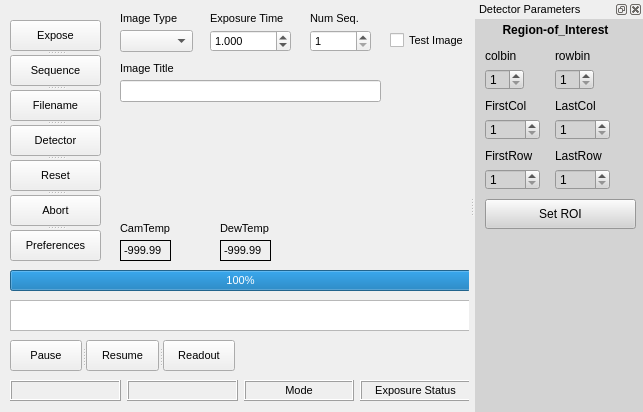
<?xml version="1.0" encoding="UTF-8"?>
<ui version="4.0">
 <class>ExposureTool</class>
 <widget class="QMainWindow" name="ExposureTool">
  <property name="geometry">
   <rect>
    <x>0</x>
    <y>0</y>
    <width>643</width>
    <height>412</height>
   </rect>
  </property>
  <property name="minimumSize">
   <size>
    <width>260</width>
    <height>100</height>
   </size>
  </property>
  <property name="maximumSize">
   <size>
    <width>1000</width>
    <height>1000</height>
   </size>
  </property>
  <property name="font">
   <font>
    <pointsize>8</pointsize>
   </font>
  </property>
  <property name="windowTitle">
   <string>ExpStatus</string>
  </property>
  <property name="toolTip">
   <string>azcam exposure status</string>
  </property>
  <property name="whatsThis">
   <string/>
  </property>
  <property name="iconSize">
   <size>
    <width>15</width>
    <height>15</height>
   </size>
  </property>
  <widget class="QWidget" name="centralwidget">
   <widget class="QProgressBar" name="progressBar">
    <property name="geometry">
     <rect>
      <x>10</x>
      <y>270</y>
      <width>461</width>
      <height>21</height>
     </rect>
    </property>
    <property name="value">
     <number>100</number>
    </property>
   </widget>
   <widget class="QCheckBox" name="testimage_CheckBox">
    <property name="geometry">
     <rect>
      <x>390</x>
      <y>30</y>
      <width>81</width>
      <height>20</height>
     </rect>
    </property>
    <property name="text">
     <string>Test Image</string>
    </property>
   </widget>
   <widget class="QLineEdit" name="imagetitle_LineEdit">
    <property name="geometry">
     <rect>
      <x>120</x>
      <y>80</y>
      <width>261</width>
      <height>22</height>
     </rect>
    </property>
   </widget>
   <widget class="QPlainTextEdit" name="messages_PlainTextEdit">
    <property name="geometry">
     <rect>
      <x>10</x>
      <y>300</y>
      <width>461</width>
      <height>31</height>
     </rect>
    </property>
   </widget>
   <widget class="QDoubleSpinBox" name="exposuretime_SpinBox">
    <property name="geometry">
     <rect>
      <x>210</x>
      <y>30</y>
      <width>81</width>
      <height>22</height>
     </rect>
    </property>
    <property name="decimals">
     <number>3</number>
    </property>
    <property name="maximum">
     <double>999999.000000000000000</double>
    </property>
    <property name="value">
     <double>1.000000000000000</double>
    </property>
   </widget>
   <widget class="QComboBox" name="imagetype_ComboBox">
    <property name="geometry">
     <rect>
      <x>120</x>
      <y>30</y>
      <width>73</width>
      <height>22</height>
     </rect>
    </property>
   </widget>
   <widget class="QLabel" name="imagetype_Label">
    <property name="geometry">
     <rect>
      <x>120</x>
      <y>10</y>
      <width>91</width>
      <height>16</height>
     </rect>
    </property>
    <property name="text">
     <string>Image Type</string>
    </property>
   </widget>
   <widget class="QLabel" name="camtemp_Label">
    <property name="geometry">
     <rect>
      <x>120</x>
      <y>220</y>
      <width>71</width>
      <height>16</height>
     </rect>
    </property>
    <property name="text">
     <string>CamTemp</string>
    </property>
   </widget>
   <widget class="QLabel" name="exposuretime_Label">
    <property name="geometry">
     <rect>
      <x>210</x>
      <y>10</y>
      <width>91</width>
      <height>16</height>
     </rect>
    </property>
    <property name="text">
     <string>Exposure Time</string>
    </property>
   </widget>
   <widget class="QLabel" name="dewtemp_Label">
    <property name="geometry">
     <rect>
      <x>220</x>
      <y>220</y>
      <width>71</width>
      <height>16</height>
     </rect>
    </property>
    <property name="text">
     <string>DewTemp</string>
    </property>
   </widget>
   <widget class="QLabel" name="imagetitleLabel">
    <property name="geometry">
     <rect>
      <x>120</x>
      <y>60</y>
      <width>91</width>
      <height>16</height>
     </rect>
    </property>
    <property name="text">
     <string>Image Title</string>
    </property>
   </widget>
   <widget class="QSpinBox" name="numseq_SpinBox">
    <property name="geometry">
     <rect>
      <x>310</x>
      <y>30</y>
      <width>61</width>
      <height>22</height>
     </rect>
    </property>
    <property name="minimum">
     <number>1</number>
    </property>
    <property name="maximum">
     <number>999999</number>
    </property>
   </widget>
   <widget class="QLabel" name="numseq_label">
    <property name="geometry">
     <rect>
      <x>310</x>
      <y>10</y>
      <width>61</width>
      <height>16</height>
     </rect>
    </property>
    <property name="text">
     <string>Num Seq.</string>
    </property>
   </widget>
   <widget class="QSplitter" name="buttons_splitter">
    <property name="geometry">
     <rect>
      <x>10</x>
      <y>20</y>
      <width>91</width>
      <height>241</height>
     </rect>
    </property>
    <property name="orientation">
     <enum>Qt::Vertical</enum>
    </property>
    <widget class="QPushButton" name="expose_Button">
     <property name="text">
      <string>Expose</string>
     </property>
    </widget>
    <widget class="QPushButton" name="sequence_Button">
     <property name="text">
      <string>Sequence</string>
     </property>
    </widget>
    <widget class="QPushButton" name="filename_Button">
     <property name="text">
      <string>Filename</string>
     </property>
    </widget>
    <widget class="QPushButton" name="detector_Button">
     <property name="text">
      <string>Detector</string>
     </property>
    </widget>
    <widget class="QPushButton" name="reset_Button">
     <property name="text">
      <string>Reset</string>
     </property>
    </widget>
    <widget class="QPushButton" name="abort_Button">
     <property name="font">
      <font>
       <weight>50</weight>
       <bold>false</bold>
      </font>
     </property>
     <property name="text">
      <string>Abort</string>
     </property>
    </widget>
    <widget class="QPushButton" name="preferences_Button">
     <property name="text">
      <string>Preferences</string>
     </property>
    </widget>
   </widget>
   <widget class="QSplitter" name="pause_splitter">
    <property name="geometry">
     <rect>
      <x>10</x>
      <y>340</y>
      <width>225</width>
      <height>31</height>
     </rect>
    </property>
    <property name="orientation">
     <enum>Qt::Horizontal</enum>
    </property>
    <widget class="QPushButton" name="pause_Button">
     <property name="enabled">
      <bool>true</bool>
     </property>
     <property name="text">
      <string>Pause</string>
     </property>
    </widget>
    <widget class="QPushButton" name="resume_Button">
     <property name="enabled">
      <bool>true</bool>
     </property>
     <property name="text">
      <string>Resume</string>
     </property>
    </widget>
    <widget class="QPushButton" name="readout_Button">
     <property name="enabled">
      <bool>true</bool>
     </property>
     <property name="text">
      <string>Readout</string>
     </property>
    </widget>
   </widget>
   <widget class="QLabel" name="camtempvalue_label">
    <property name="geometry">
     <rect>
      <x>120</x>
      <y>240</y>
      <width>51</width>
      <height>21</height>
     </rect>
    </property>
    <property name="autoFillBackground">
     <bool>false</bool>
    </property>
    <property name="frameShape">
     <enum>QFrame::Box</enum>
    </property>
    <property name="text">
     <string>-999.99</string>
    </property>
    <property name="scaledContents">
     <bool>false</bool>
    </property>
   </widget>
   <widget class="QLabel" name="dewtempvalue_label">
    <property name="geometry">
     <rect>
      <x>220</x>
      <y>240</y>
      <width>51</width>
      <height>21</height>
     </rect>
    </property>
    <property name="autoFillBackground">
     <bool>false</bool>
    </property>
    <property name="frameShape">
     <enum>QFrame::Box</enum>
    </property>
    <property name="frameShadow">
     <enum>QFrame::Plain</enum>
    </property>
    <property name="text">
     <string>-999.99</string>
    </property>
    <property name="scaledContents">
     <bool>false</bool>
    </property>
   </widget>
   <widget class="QWidget" name="layoutWidget">
    <property name="geometry">
     <rect>
      <x>10</x>
      <y>380</y>
      <width>461</width>
      <height>21</height>
     </rect>
    </property>
    <layout class="QHBoxLayout" name="horizontalLayout">
     <item>
      <widget class="QLabel" name="bar_label_1">
       <property name="minimumSize">
        <size>
         <width>16</width>
         <height>0</height>
        </size>
       </property>
       <property name="font">
        <font>
         <pointsize>8</pointsize>
         <weight>75</weight>
         <bold>true</bold>
        </font>
       </property>
       <property name="toolTip">
        <string/>
       </property>
       <property name="frameShape">
        <enum>QFrame::Box</enum>
       </property>
       <property name="frameShadow">
        <enum>QFrame::Raised</enum>
       </property>
       <property name="text">
        <string/>
       </property>
       <property name="alignment">
        <set>Qt::AlignCenter</set>
       </property>
      </widget>
     </item>
     <item>
      <widget class="QLabel" name="bar_label_2">
       <property name="minimumSize">
        <size>
         <width>16</width>
         <height>0</height>
        </size>
       </property>
       <property name="font">
        <font>
         <pointsize>8</pointsize>
         <weight>75</weight>
         <bold>true</bold>
        </font>
       </property>
       <property name="toolTip">
        <string/>
       </property>
       <property name="frameShape">
        <enum>QFrame::Box</enum>
       </property>
       <property name="frameShadow">
        <enum>QFrame::Raised</enum>
       </property>
       <property name="text">
        <string/>
       </property>
       <property name="alignment">
        <set>Qt::AlignCenter</set>
       </property>
      </widget>
     </item>
     <item>
      <widget class="QLabel" name="mode_label">
       <property name="minimumSize">
        <size>
         <width>34</width>
         <height>0</height>
        </size>
       </property>
       <property name="font">
        <font>
         <pointsize>8</pointsize>
         <weight>50</weight>
         <bold>false</bold>
        </font>
       </property>
       <property name="toolTip">
        <string>server mode</string>
       </property>
       <property name="frameShape">
        <enum>QFrame::Box</enum>
       </property>
       <property name="frameShadow">
        <enum>QFrame::Raised</enum>
       </property>
       <property name="text">
        <string>Mode</string>
       </property>
       <property name="alignment">
        <set>Qt::AlignCenter</set>
       </property>
      </widget>
     </item>
     <item>
      <widget class="QLabel" name="exposurestatus_label">
       <property name="minimumSize">
        <size>
         <width>81</width>
         <height>0</height>
        </size>
       </property>
       <property name="font">
        <font>
         <pointsize>8</pointsize>
         <weight>50</weight>
         <bold>false</bold>
        </font>
       </property>
       <property name="toolTip">
        <string>exposure status</string>
       </property>
       <property name="frameShape">
        <enum>QFrame::Box</enum>
       </property>
       <property name="frameShadow">
        <enum>QFrame::Raised</enum>
       </property>
       <property name="text">
        <string>Exposure Status</string>
       </property>
       <property name="alignment">
        <set>Qt::AlignCenter</set>
       </property>
      </widget>
     </item>
    </layout>
   </widget>
  </widget>
  <widget class="QDockWidget" name="detpars_dockWidget">
   <property name="minimumSize">
    <size>
     <width>168</width>
     <height>38</height>
    </size>
   </property>
   <property name="autoFillBackground">
    <bool>false</bool>
   </property>
   <property name="styleSheet">
    <string notr="true">background-color: lightgray</string>
   </property>
   <property name="floating">
    <bool>true</bool>
   </property>
   <property name="windowTitle">
    <string>Detector Parameters</string>
   </property>
   <attribute name="dockWidgetArea">
    <number>2</number>
   </attribute>
   <widget class="QWidget" name="dockWidgetContents">
    <widget class="QWidget" name="layoutWidget_2">
     <property name="geometry">
      <rect>
       <x>10</x>
       <y>80</y>
       <width>55</width>
       <height>41</height>
      </rect>
     </property>
     <layout class="QVBoxLayout" name="verticalLayout_2">
      <item>
       <widget class="QLabel" name="colbin_label_2">
        <property name="text">
         <string>FirstCol</string>
        </property>
       </widget>
      </item>
      <item>
       <widget class="QSpinBox" name="firstcol_spinBox">
        <property name="toolTip">
         <string>&lt;html&gt;&lt;head/&gt;&lt;body&gt;&lt;p&gt;column binning&lt;/p&gt;&lt;/body&gt;&lt;/html&gt;</string>
        </property>
        <property name="minimum">
         <number>1</number>
        </property>
        <property name="maximum">
         <number>99999</number>
        </property>
        <property name="value">
         <number>1</number>
        </property>
       </widget>
      </item>
     </layout>
    </widget>
    <widget class="QWidget" name="layoutWidget_3">
     <property name="geometry">
      <rect>
       <x>80</x>
       <y>30</y>
       <width>39</width>
       <height>41</height>
      </rect>
     </property>
     <layout class="QVBoxLayout" name="verticalLayout_3">
      <item>
       <widget class="QLabel" name="rowbin_label">
        <property name="text">
         <string>rowbin</string>
        </property>
       </widget>
      </item>
      <item>
       <widget class="QSpinBox" name="rowbin_spinBox">
        <property name="toolTip">
         <string>&lt;html&gt;&lt;head/&gt;&lt;body&gt;&lt;p&gt;column binning&lt;/p&gt;&lt;/body&gt;&lt;/html&gt;</string>
        </property>
        <property name="minimum">
         <number>1</number>
        </property>
        <property name="value">
         <number>1</number>
        </property>
       </widget>
      </item>
     </layout>
    </widget>
    <widget class="QWidget" name="layoutWidget_4">
     <property name="geometry">
      <rect>
       <x>10</x>
       <y>130</y>
       <width>55</width>
       <height>41</height>
      </rect>
     </property>
     <layout class="QVBoxLayout" name="verticalLayout_4">
      <item>
       <widget class="QLabel" name="colbin_label_4">
        <property name="text">
         <string>FirstRow</string>
        </property>
       </widget>
      </item>
      <item>
       <widget class="QSpinBox" name="firstrow_spinBox">
        <property name="toolTip">
         <string>&lt;html&gt;&lt;head/&gt;&lt;body&gt;&lt;p&gt;column binning&lt;/p&gt;&lt;/body&gt;&lt;/html&gt;</string>
        </property>
        <property name="minimum">
         <number>1</number>
        </property>
        <property name="maximum">
         <number>99999</number>
        </property>
        <property name="value">
         <number>1</number>
        </property>
       </widget>
      </item>
     </layout>
    </widget>
    <widget class="QWidget" name="layoutWidget_5">
     <property name="geometry">
      <rect>
       <x>80</x>
       <y>130</y>
       <width>55</width>
       <height>41</height>
      </rect>
     </property>
     <layout class="QVBoxLayout" name="verticalLayout_5">
      <item>
       <widget class="QLabel" name="colbin_label_5">
        <property name="text">
         <string>LastRow</string>
        </property>
       </widget>
      </item>
      <item>
       <widget class="QSpinBox" name="lastrow_spinBox">
        <property name="toolTip">
         <string>&lt;html&gt;&lt;head/&gt;&lt;body&gt;&lt;p&gt;column binning&lt;/p&gt;&lt;/body&gt;&lt;/html&gt;</string>
        </property>
        <property name="minimum">
         <number>1</number>
        </property>
        <property name="maximum">
         <number>99999</number>
        </property>
        <property name="value">
         <number>1</number>
        </property>
       </widget>
      </item>
     </layout>
    </widget>
    <widget class="QWidget" name="layoutWidget_6">
     <property name="geometry">
      <rect>
       <x>80</x>
       <y>80</y>
       <width>55</width>
       <height>41</height>
      </rect>
     </property>
     <layout class="QVBoxLayout" name="verticalLayout_6">
      <item>
       <widget class="QLabel" name="colbin_label_6">
        <property name="text">
         <string>LastCol</string>
        </property>
       </widget>
      </item>
      <item>
       <widget class="QSpinBox" name="lastcol_spinBox">
        <property name="toolTip">
         <string>&lt;html&gt;&lt;head/&gt;&lt;body&gt;&lt;p&gt;column binning&lt;/p&gt;&lt;/body&gt;&lt;/html&gt;</string>
        </property>
        <property name="minimum">
         <number>1</number>
        </property>
        <property name="maximum">
         <number>99999</number>
        </property>
        <property name="value">
         <number>1</number>
        </property>
       </widget>
      </item>
     </layout>
    </widget>
    <widget class="QLabel" name="label">
     <property name="geometry">
      <rect>
       <x>10</x>
       <y>0</y>
       <width>141</width>
       <height>21</height>
      </rect>
     </property>
     <property name="font">
      <font>
       <weight>75</weight>
       <bold>true</bold>
      </font>
     </property>
     <property name="text">
      <string>Region-of_Interest</string>
     </property>
     <property name="alignment">
      <set>Qt::AlignCenter</set>
     </property>
    </widget>
    <widget class="QPushButton" name="setroi_Button">
     <property name="geometry">
      <rect>
       <x>10</x>
       <y>180</y>
       <width>151</width>
       <height>30</height>
      </rect>
     </property>
     <property name="toolTip">
      <string>&lt;html&gt;&lt;head/&gt;&lt;body&gt;&lt;p&gt;Set Region-of-Interest with above parameters&lt;/p&gt;&lt;/body&gt;&lt;/html&gt;</string>
     </property>
     <property name="text">
      <string>Set ROI</string>
     </property>
    </widget>
    <widget class="QWidget" name="">
     <property name="geometry">
      <rect>
       <x>10</x>
       <y>30</y>
       <width>39</width>
       <height>41</height>
      </rect>
     </property>
     <layout class="QVBoxLayout" name="verticalLayout">
      <item>
       <widget class="QLabel" name="colbin_label">
        <property name="text">
         <string>colbin</string>
        </property>
       </widget>
      </item>
      <item>
       <widget class="QSpinBox" name="colbin_spinBox">
        <property name="toolTip">
         <string>&lt;html&gt;&lt;head/&gt;&lt;body&gt;&lt;p&gt;column binning&lt;/p&gt;&lt;/body&gt;&lt;/html&gt;</string>
        </property>
        <property name="minimum">
         <number>1</number>
        </property>
        <property name="value">
         <number>1</number>
        </property>
       </widget>
      </item>
     </layout>
    </widget>
    <zorder>colbin_spinBox</zorder>
    <zorder>colbin_label</zorder>
    <zorder>layoutWidget_2</zorder>
    <zorder>layoutWidget_3</zorder>
    <zorder>layoutWidget_4</zorder>
    <zorder>layoutWidget_5</zorder>
    <zorder>layoutWidget_6</zorder>
    <zorder>colbin_spinBox</zorder>
    <zorder>label</zorder>
    <zorder>setroi_Button</zorder>
   </widget>
  </widget>
 </widget>
 <resources/>
 <connections/>
</ui>
